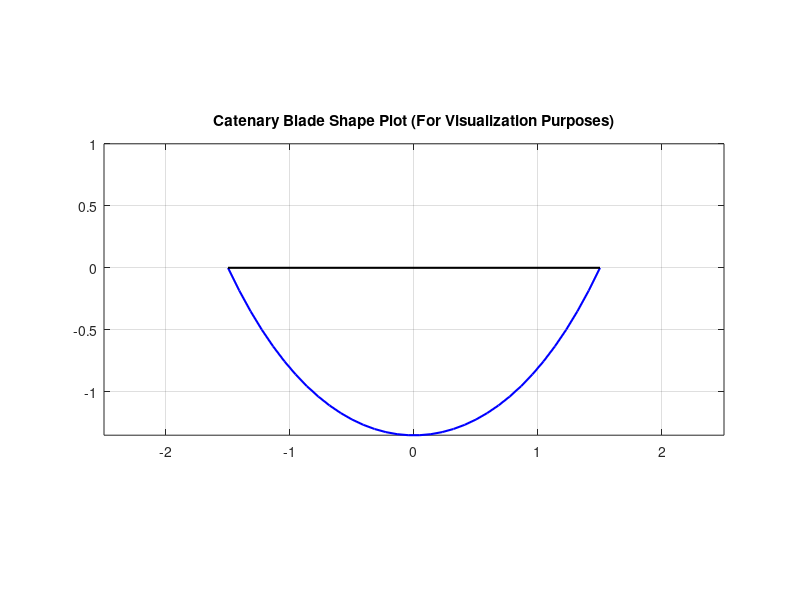

Source code (MATLAB): (Note: this script raises an error after producing the figure.)
clear
close all
clc
% Variables that can be changed
Chord_Lengths = [0.0762, 0.0762, 3]; % chord lengths in inches
bladeName = 'NREL_5MW'; % Change this to match your blade name
numberBlades = '3';
H = 1.5; % Half the height of the shaft (non-varying parameter)
N1 = 34; % Number of airfoil segments used to approximate the blade
S = 0.5; % Value that you scale TAxis by
z = linspace(0,2*H,N1)';
AR = 1.11; % Aspect Ratio...This value is eqaul to H/R;
R_true = H/AR;
% End of Variables that can be changed

space = ' ';
z1 = linspace(-H,H,N1)';

N2 = 5000;
aa = linspace(1,5,N2);
R_approx = -aa + aa.*cosh(H./aa);
R = interp1(R_approx,R_approx,R_true,'nearest');
for j = 1:N2
    if (R_approx(j) == R)
        a = aa(j);
    end
end
% The equation below is for visualization purposes
% The equation we will export must be shifted and flipped due to the way
% that Qblade takes in data
y_viz = a*cosh(z1/a) - a*cosh(H/a);
y_calc = -a*cosh(z/a - H/a) + a*cosh(H/a); % use this for calculations in Qblade
figure
plot(z1,y_viz,'b','LineWidth',1.5)
hold on
plot([-H H],[0 0],'k','LineWidth',1.5)
hold off
title('Catenary Blade Shape Plot (For Visualization Purposes)')
grid on
axis equal
axis([-(H+1) (H+1) -inf 1])
%maximum value occurs -a + a cosh(H/a)
Twist = num2str(zeros(N1,1));
Circ = num2str(zeros(N1,1));
Height = num2str(0.3048*z);
Radius = num2str(0.3048*y_calc);
TAxis = num2str(S*ones(N1,1));

Chord = ones(N1,1);

Chord(1:5) = Chord_Lengths(1)*Chord(1:5);
Chord(6:29) = Chord_Lengths(2)*Chord(6:29);
Chord(30:34) = Chord_Lengths(1)*Chord(30:34);
%Chord(5:10) = Chord_Lengths(2)*Chord(5:10);
%Chord(11:15) = Chord_Lengths(3)*Chord(11:15);

% In between the line above and the line below, make assignments like
% the one made in the line above in order to create the chord lengths you
% want
% I reallty only need to go halfway through the chord..i.e. to N1/2
% Then I can just reverse everything on the way back
Chord = num2str(Chord);
%for i = 1:N1
%T(i,:) = {Height(i),Chord(i),Twist(i),1,1,TAxis(i),'dog'};
%end
T1 = 'HEIGHT [m]'; % This used to read "POS [m]"
T2 = 'CHORD [m]';
T3 = 'RADIUS [m]'; % delete these if this idea does not work
T4 = 'TWIST [deg]';
T5 = 'CIRC [deg]';
T6 = 'TAXIS [-]';
%T7 = 'POLAR_FILE';

s1 = '----------------------------------------QBlade Blade Definition File------------------------------------------------';
s2 = '----------------------------------------Object Name-----------------------------------------------------------------';
s3 = '----------------------------------------Parameters------------------------------------------------------------------';
s4 = '----------------------------------------Blade Data------------------------------------------------------------------';

k = zeros(2,1);
timeSpec = 'Time : %s\n';
Time = datetime('now','TimeZone','local','Format','HH:mm:ss');
dateSpec = 'Date : %s\n';
Date = datetime('now','TimeZone','local','Format','dd.MM.yyyy');
%formatSpec = '%.5f';

% Name your Blade File Below
fid = fopen('BladeFile5.txt','w');

fprintf(fid,s1);
fprintf(fid,'\n');
fprintf(fid,'Generated with : QBlade CE v 2.0.4.8_alpha windows\n');
fprintf(fid,'Archive Format: 310002\n');
fprintf(fid,timeSpec,Time);
fprintf(fid,dateSpec,Date);
fprintf(fid,'\n');
fprintf(fid,s2);
fprintf(fid,'\n');
fprintf(fid,bladeName);
for j = 1:(41 - length(bladeName))
    fprintf(fid,space);
end
fprintf(fid,'OBJECTNAME');
for j = 1:9
    fprintf(fid,space);
end
fprintf('- the name of the blade object\n');
fprintf(fid,'\n');
fprintf(fid,s3);
fprintf(fid,'\n');
fprintf(fid,'VAWT');
for j = 1:37
    fprintf(fid,space);
end
fprintf(fid,'ROTORTYPE');
for j = 1:10
    fprintf(fid,space);
end
fprintf(fid,'- the rotor type\n');
fprintf(fid,numberBlades);
for j = 1:40
    fprintf(fid,space);
end
fprintf(fid,'NUMBLADES');
for j = 1:10
    fprintf(fid,space);
end
fprintf(fid,'- number of blades\n');
fprintf(fid,s4);
fprintf(fid,'\n');
fprintf(fid,T1);
for j = 1:(20-length(T1))
    fprintf(fid,space);
end
fprintf(fid,T2);
% spacings of 20
for j = 1:(20-length(T2))
    fprintf(fid,space);
end
fprintf(fid,T3);
for j = 1:(20-length(T3))
    fprintf(fid,space);
end
fprintf(fid,T4);
for j = 1:(20-length(T4))
    fprintf(fid,space);
end
fprintf(fid,T5);
for j = 1:(20-length(T5))
    fprintf(fid,space);
end
fprintf(fid,T6);
for j = 1:(20-length(T6))
    fprintf(fid,space);
end
%fprintf(fid,T7);
fprintf(fid,'\n');
for j = 1:N1
    fprintf(fid,Height(j,:));
    for i = 1:(20-length(Height(j,:)))
        fprintf(fid,space);
    end
    fprintf(fid,Chord(j,:));
    for i = 1:(20-length(Chord(j,:)))
        fprintf(fid,space);
    end
    fprintf(fid,Radius(j,:));
    for i = 1:(20-length(Radius(j,:)))
        fprintf(fid,space);
    end
    fprintf(fid,Twist(j,:));
    for i = 1:(20-length(Twist(j,:)))
        fprintf(fid,space);
    end
    fprintf(fid,Circ(j,:));
    for i = 1:(20-length(Circ(j,:)))
        fprintf(fid,space);
    end
    fprintf(fid,TAxis(j,:));
    for i = 1:(20-length(TAxis(j,:)))
        fprintf(fid,space);
    end
    %fprintf(fid,'s'); % Replace with polar file later (also, turn it into a for loop)
    fprintf(fid,'\n');
end
% I have removed the need for a polar file, but i can add it back in if it
% becomes necessary